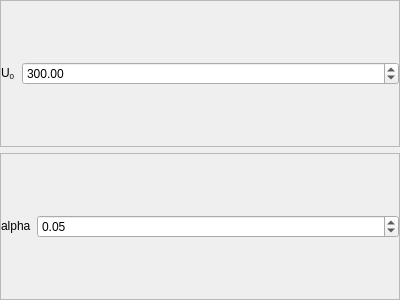
<?xml version="1.0" encoding="UTF-8"?>
<ui version="4.0">
 <class>Form</class>
 <widget class="QWidget" name="Form">
  <property name="geometry">
   <rect>
    <x>0</x>
    <y>0</y>
    <width>400</width>
    <height>300</height>
   </rect>
  </property>
  <property name="windowTitle">
   <string>Form</string>
  </property>
  <layout class="QVBoxLayout" name="verticalLayout">
   <property name="leftMargin">
    <number>0</number>
   </property>
   <property name="topMargin">
    <number>0</number>
   </property>
   <property name="rightMargin">
    <number>0</number>
   </property>
   <property name="bottomMargin">
    <number>0</number>
   </property>
   <item>
    <widget class="QFrame" name="frame">
     <property name="frameShape">
      <enum>QFrame::StyledPanel</enum>
     </property>
     <property name="frameShadow">
      <enum>QFrame::Plain</enum>
     </property>
     <layout class="QHBoxLayout" name="horizontalLayout" stretch="0,1">
      <property name="leftMargin">
       <number>0</number>
      </property>
      <property name="topMargin">
       <number>0</number>
      </property>
      <property name="rightMargin">
       <number>0</number>
      </property>
      <property name="bottomMargin">
       <number>0</number>
      </property>
      <item>
       <widget class="QLabel" name="label">
        <property name="text">
         <string>&lt;html&gt;&lt;head/&gt;&lt;body&gt;&lt;p&gt;U&lt;span style=&quot; vertical-align:sub;&quot;&gt;0&lt;/span&gt;&lt;/p&gt;&lt;/body&gt;&lt;/html&gt;</string>
        </property>
       </widget>
      </item>
      <item>
       <widget class="QDoubleSpinBox" name="doubleSpinBox_u0">
        <property name="maximum">
         <double>10000000.000000000000000</double>
        </property>
        <property name="value">
         <double>300.000000000000000</double>
        </property>
       </widget>
      </item>
     </layout>
    </widget>
   </item>
   <item>
    <widget class="QFrame" name="frame_2">
     <property name="frameShape">
      <enum>QFrame::StyledPanel</enum>
     </property>
     <property name="frameShadow">
      <enum>QFrame::Plain</enum>
     </property>
     <layout class="QHBoxLayout" name="horizontalLayout_2" stretch="0,1">
      <property name="leftMargin">
       <number>0</number>
      </property>
      <property name="topMargin">
       <number>0</number>
      </property>
      <property name="rightMargin">
       <number>0</number>
      </property>
      <property name="bottomMargin">
       <number>0</number>
      </property>
      <item>
       <widget class="QLabel" name="label_2">
        <property name="text">
         <string>&lt;html&gt;&lt;head/&gt;&lt;body&gt;&lt;p&gt;alpha&lt;/p&gt;&lt;/body&gt;&lt;/html&gt;</string>
        </property>
       </widget>
      </item>
      <item>
       <widget class="QDoubleSpinBox" name="doubleSpinBox_alpha">
        <property name="maximum">
         <double>10000000.000000000000000</double>
        </property>
        <property name="value">
         <double>0.050000000000000</double>
        </property>
       </widget>
      </item>
     </layout>
    </widget>
   </item>
  </layout>
 </widget>
 <resources/>
 <connections/>
</ui>
